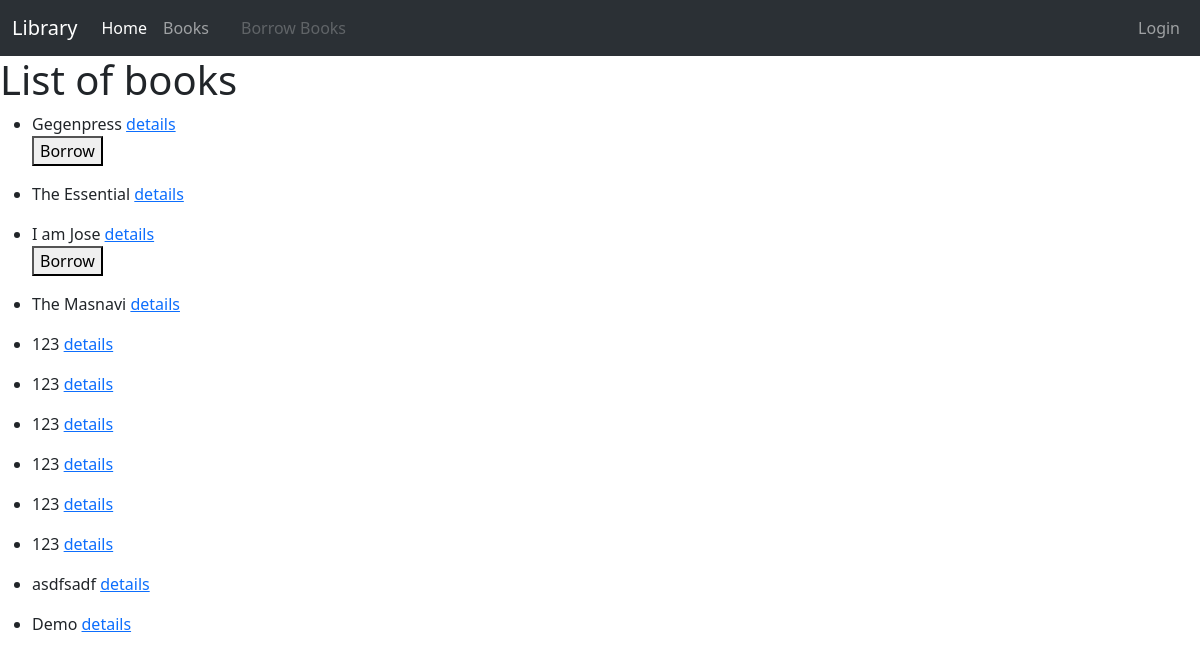
The page /book_list/ on the database its author committed.
### catalog/models.py (models this page shows, shortened)
class Book(models.Model):
    title = models.CharField(max_length=200)
    author = models.ForeignKey('Author',on_delete=models.SET_NULL,null=True)
    summary = models.TextField(max_length=600)
    isbn = models.CharField('ISBN',max_length=13,unique=True)
    genre = models.ManyToManyField(Genre)
    language = models.ForeignKey('Language',on_delete=models.SET_NULL,null=True)

class BookInstance(models.Model):
    id = models.UUIDField(primary_key=True,default=uuid.uuid4)
    book = models.ForeignKey('Book',on_delete=models.RESTRICT,null=True)
    imprint = models.CharField(max_length=200)
    due_back = models.DateField(null=True,blank=True)
    borrower = models.ForeignKey(User,on_delete=models.SET_NULL,null=True)
    LOAN_STATUS = (
        ('m','Maintenance'),
        ('o','On Loan'),
        ('a','Available'),
        ('r','Reserved')
    )
    status = models.CharField(max_length=1,choices=LOAN_STATUS,blank=True,default='m')
    class Meta:
        ordering = ['due_back']

### catalog/views.py (the view)
# urls.py: path('book_list/',BookListView.as_view(),name='book_list'),
class BookListView(ListView):
    model = Book
    queryset = Book.objects.all()
    context_object_name = 'book_list'

### catalog/templates/catalog/book_list.html (shortened to what this page needs)
{% extends 'catalog/index.html' %}
{% block content %}
<h1>List of books</h1>
{% for book in object_list %}
<ul>
    <li>{{ book.title }}
        <a href="{% url 'catalog:book_detail' book.id %}">details</a>
        {% for instance in book.bookinstance_set.all %}
            {% if instance.status == 'a' %}
                <form action="{% url 'catalog:borrow_book' instance.id %}" method="post">
                    <button type="submit">Borrow</button>
                </form>
            {% endif %}
        {% endfor %}
    </li>
</ul>
{% endfor %}
{% endblock %}

### rows shown on the page
Book: title "Gegenpress"
BookInstance: status "Borrow"
Book: title "The Essential"
Book: title "I am Jose"
BookInstance: status "Borrow"
Book: title "The Masnavi"
Book: title "123"
Book: title "123"
Book: title "123"
Book: title "123"
Book: title "123"
Book: title "123"
Book: title "asdfsadf"
Book: title "Demo"
